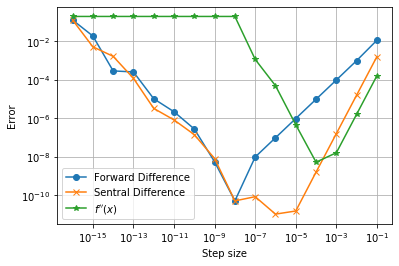

The script that saved this image:
#%%
import matplotlib.pyplot as plt
import numpy as np

def f(x):
    return np.sin(x)

def df0(x,h):
    return (f(x+h)-f(x))/(h)

def df(x,h):
    return (f(x+h)-f(x-h))/(2*h)

def df2(x,h):
    return (f(x+h)+f(x-h)-2*f(x))/(h*h)

def err0(x,h):
    return np.abs(df0(x,h)-np.cos(x))

def err(x,h):
    return np.abs(df(x,h)-np.cos(x))

def err2(x,h):
    return np.abs(df2(x,h)+np.sin(x))
x=0.2
h=1e-8
print(df(x,h), 'error = ', df(x,h)-np.cos(x))
# to generate plot
step_size = [1/(1e1*10**h) for h in range(16)]
err0 = list(map(err0,[x]*len(step_size),step_size))
err = list(map(err,[x]*len(step_size),step_size))
errb = list(map(err2,[x]*len(step_size),step_size))

fig = plt.figure()
plt.loglog(step_size, err0, '-o', label='Forward Difference')
plt.loglog(step_size, err, '-x', label='Sentral Difference')
plt.loglog(step_size, errb, '-*', label='$f^{\prime\prime}(x)$')
plt.grid()
plt.xlabel('Step size')
plt.ylabel('Error')
# Save the plot in a file
plt.legend()
plt.savefig('df2.png', bbox_inches='tight',transparent=True)
plt.show()

# %%
